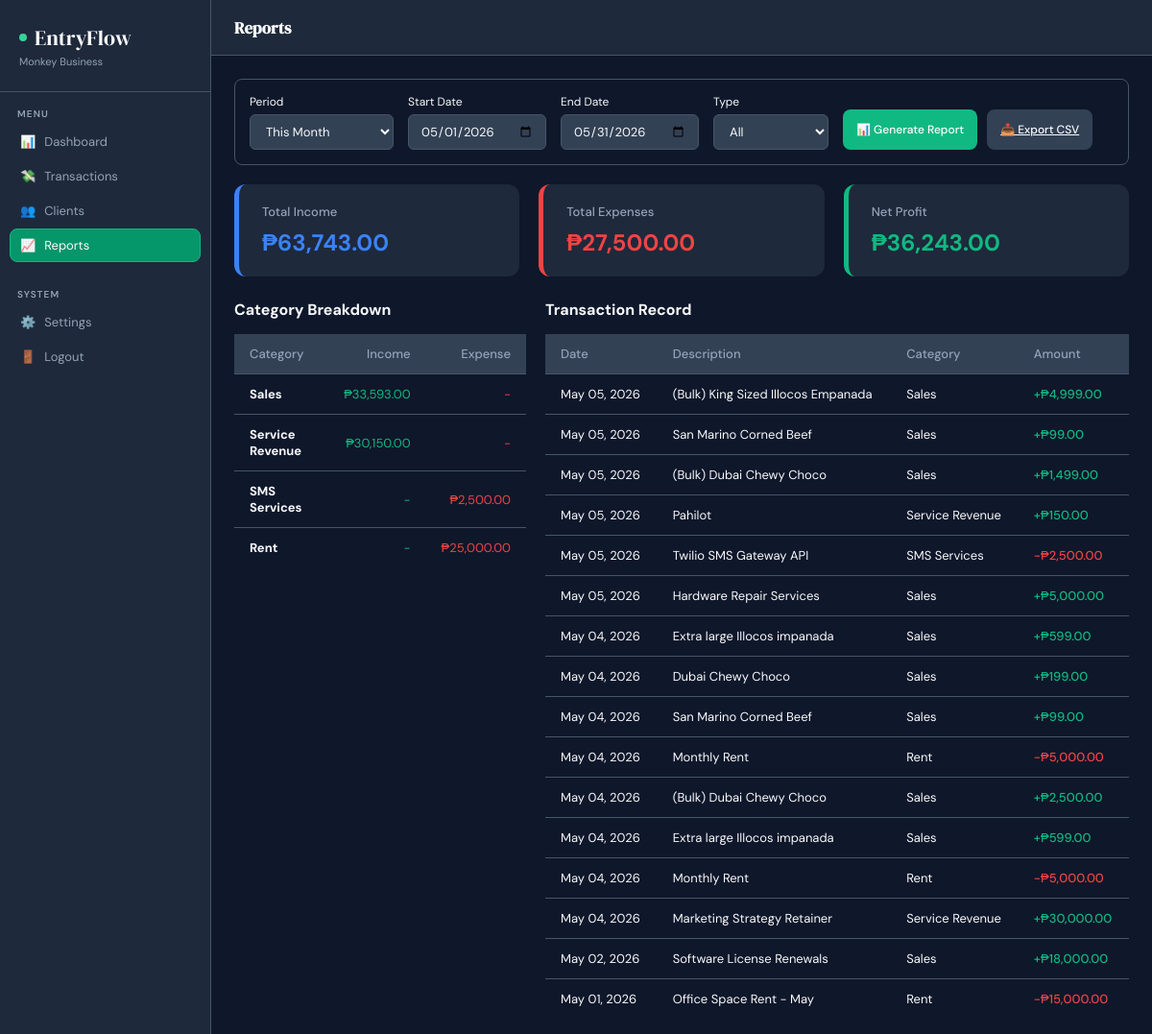
/reports.php (signed in), run on the app's committed database.
### tables this page shows
CREATE TABLE `categories` (
  `id` int(10) UNSIGNED NOT NULL,
  `user_id` int(10) UNSIGNED DEFAULT NULL COMMENT 'NULL = global default',
  `name` varchar(100) NOT NULL,
  `type` enum('income','expense') NOT NULL,
  `is_default` tinyint(1) NOT NULL DEFAULT 0,
  `created_at` datetime NOT NULL DEFAULT current_timestamp(),
  `updated_at` datetime NOT NULL DEFAULT current_timestamp() ON UPDATE current_timestamp()
);

CREATE TABLE `transactions` (
  `id` int(10) UNSIGNED NOT NULL,
  `user_id` int(10) UNSIGNED NOT NULL,
  `client_id` int(10) UNSIGNED DEFAULT NULL,
  `category_id` int(10) UNSIGNED DEFAULT NULL,
  `invoice_no` varchar(50) DEFAULT NULL,
  `description` varchar(255) NOT NULL,
  `amount` decimal(14,2) NOT NULL,
  `type` enum('income','expense') NOT NULL,
  `status` enum('paid','pending','overdue') NOT NULL DEFAULT 'pending',
  `transaction_date` date NOT NULL,
  `notes` text DEFAULT NULL,
  `created_at` datetime NOT NULL DEFAULT current_timestamp(),
  `updated_at` datetime NOT NULL DEFAULT current_timestamp() ON UPDATE current_timestamp()
);

### reports.php (the view, shortened to what this page needs)
<?php
$db = getDB();
$userId = (int)$_SESSION['user_id'];
$period = $_GET['period'] ?? 'this_month';
$startDate = $_GET['start_date'] ?? date('Y-m-01');
$endDate = $_GET['end_date'] ?? date('Y-m-t');
$type = $_GET['type'] ?? 'all';
$whereClause = "WHERE t.user_id = $userId";
if ($startDate) {
    $startEscaped = $db->real_escape_string($startDate);
    $whereClause .= " AND t.transaction_date >= '$startEscaped'";
}
if ($endDate) {
    $endEscaped = $db->real_escape_string($endDate);
    $whereClause .= " AND t.transaction_date <= '$endEscaped'";
}
$query = "
    SELECT t.*, c.name as client_name, cat.name as category_name
    FROM transactions t
    LEFT JOIN clients c ON t.client_id = c.id
    LEFT JOIN categories cat ON t.category_id = cat.id
    $whereClause
    ORDER BY t.transaction_date DESC
";
$transactions = $db->query($query)->fetch_all(MYSQLI_ASSOC);
$totals = ['income' => 0, 'expense' => 0];
$categoryBreakdown = [];
foreach ($transactions as $t) {
    $totals[$t['type']] += $t['amount'];
    $catName = $t['category_name'] ?? 'Uncategorized';
    if (!isset($categoryBreakdown[$catName])) {
        $categoryBreakdown[$catName] = ['income' => 0, 'expense' => 0];
    }
    $categoryBreakdown[$catName][$t['type']] += $t['amount'];
}
$grossProfit = $totals['income'] - $totals['expense'];
include 'includes/header.php';
?>
<form method="GET" action="reports.php" class="report-filters" style="display: flex; gap: 15px; align-items: flex-end; flex-wrap: wrap; margin-bottom: 20px; background: var(--surface); padding: 15px; border-radius: 8px; border: 1px solid var(--border-color);">
    <div>
        <label style="display: block; font-size: 12px; margin-bottom: 5px;">Period</label>
        <select name="period" id="periodSelect" class="sb" style="width: 150px;">
            <option value="this_month" <?= $period == 'this_month' ? 'selected' : '' ?>>This Month</option>
        </select>
    </div>
    <div>
        <label style="display: block; font-size: 12px; margin-bottom: 5px;">Start Date</label>
        <input type="date" name="start_date" id="startDate" class="sb" value="<?= htmlspecialchars($startDate) ?>">
    </div>
    <div>
        <label style="display: block; font-size: 12px; margin-bottom: 5px;">End Date</label>
        <input type="date" name="end_date" id="endDate" class="sb" value="<?= htmlspecialchars($endDate) ?>">
    </div>
    <div>
        <label style="display: block; font-size: 12px; margin-bottom: 5px;">Type</label>
        <select name="type" class="sb" style="width: 120px;">
            <option value="all" <?= $type == 'all' ? 'selected' : '' ?>>All</option>
        </select>
    </div>
    <div style="display: flex; gap: 10px;">
        <button type="submit" class="btn btn-primary" style="height: 42px;">📊 Generate Report</button>
        <a href="reports.php?period=<?= $period ?>&start_date=<?= $startDate ?>&end_date=<?= $endDate ?>&type=<?= $type ?>&export=csv" class="btn" style="height: 42px; display: flex; align-items: center; background: var(--surface-2); color: var(--text);">📥 Export CSV</a>
    </div>
</form>
<div class="grid-3">
    <div class="card-income">
        <h3>Total Income</h3>
        <h2><?= $sym ?><?= number_format($totals['income'], 2) ?></h2>
    </div>
    <div class="card-expense">
        <h3>Total Expenses</h3>
        <h2><?= $sym ?><?= number_format($totals['expense'], 2) ?></h2>
    </div>
    <div class="card-profit" <?= $grossProfit < 0 ? 'style="border-left-color: var(--danger) !important;"' : '' ?>>
        <h3>Net Profit</h3>
        <h2 <?= $grossProfit < 0 ? 'style="color: var(--danger) !important;"' : '' ?>>
            <?= $grossProfit < 0 ? '-' : '' ?><?= $sym ?><?= number_format(abs($grossProfit), 2) ?>
        </h2>
    </div>
</div>
<div class="grid" style="grid-template-columns: 1fr 2fr; margin-top: 20px;">
    <div class="table-responsive">
        <h3 style="margin: 0 0 15px 0; font-size: 16px;">Category Breakdown</h3>
        <table class="table">
            <thead>
                <tr>
                    <th>Category</th>
                    <th style="text-align: right;">Income</th>
                    <th style="text-align: right;">Expense</th>
                </tr>
            </thead>
            <tbody>
                <?php if (empty($categoryBreakdown)): ?>
                    <tr><td colspan="3" style="text-align: center; padding: 20px; color: var(--text-muted);">No data for this period.</td></tr>
                <?php else: ?>
                    <?php foreach ($categoryBreakdown as $catName => $amts): ?>
                        <tr>
                            <td><strong><?= htmlspecialchars($catName) ?></strong></td>
                            <td style="text-align: right; color: var(--primary);"><?= $amts['income'] > 0 ? $sym . number_format($amts['income'], 2) : '-' ?></td>
                            <td style="text-align: right; color: var(--danger);"><?= $amts['expense'] > 0 ? $sym . number_format($amts['expense'], 2) : '-' ?></td>
                        </tr>
                    <?php endforeach; ?>
                <?php endif; ?>
            </tbody>
        </table>
    </div>
    <div class="table-responsive">
        <h3 style="margin: 0 0 15px 0; font-size: 16px;">Transaction Record</h3>
        <table class="table">
            <thead>
                <tr>
                    <th>Date</th>
                    <th>Description</th>
                    <th>Category</th>
                    <th>Amount</th>
                </tr>
            </thead>
            <tbody>
                <?php if (empty($transactions)): ?>
                    <tr><td colspan="4" style="text-align: center; padding: 20px; color: var(--text-muted);">No transactions found.</td></tr>
                <?php else: ?>
                    <?php foreach ($transactions as $tx): ?>
                        <tr>
                            <td><?= date('M d, Y', strtotime($tx['transaction_date'])) ?></td>
                            <td><?= htmlspecialchars($tx['description']) ?></td>
                            <td><?= htmlspecialchars($tx['category_name'] ?? '—') ?></td>
                            <td class="<?= $tx['type'] === 'income' ? 'ap' : 'an' ?>">
                                <?= $tx['type'] === 'income' ? '+' : '-' ?><?= $sym ?><?= number_format($tx['amount'], 2) ?>
                            </td>
                        </tr>
                    <?php endforeach; ?>
                <?php endif; ?>
            </tbody>
        </table>
    </div>
</div>
<?php include 'includes/footer.php'; ?>

### includes/header.php (shortened to what this page needs)
<?php
$headerDb = getDB();
$headerUid = (int)($_SESSION['user_id'] ?? 0);
$adminInfo = $headerDb->query("SELECT business_name, currency FROM admins WHERE id = $headerUid")->fetch_assoc();
$bizName = $adminInfo['business_name'] ?? 'My Business';
$currCode = $adminInfo['currency'] ?? 'PHP';
$symbols = [
    'PHP' => '₱',
    'USD' => '$',
    'EUR' => '€',
    'GBP' => '£',
    'JPY' => '¥'
];
$sym = $symbols[$currCode] ?? '₱';
?>
<!DOCTYPE html>
<html lang="en">
<head>
    <link rel="stylesheet" href="assets/css/style.css?v=<?= time(); ?>">
</head>
<body>
    <aside class="sidebar">
        <div class="logo-wrap">
            <div class="logo"><div class="logo-dot"></div> EntryFlow</div>
            <div class="biz-name"><?= htmlspecialchars($bizName) ?></div>
        </div>
        <nav>
            <div class="nav-label">Menu</div>
            <a href="index.php" class="nav-item <?= basename($_SERVER['PHP_SELF']) == 'index.php' ? 'active' : '' ?>">
                <span class="ni-ic">📊</span> Dashboard
            </a>
            <a href="transactions.php" class="nav-item <?= basename($_SERVER['PHP_SELF']) == 'transactions.php' ? 'active' : '' ?>">
                <span class="ni-ic">💸</span> Transactions
            </a>
            <a href="clients.php" class="nav-item <?= basename($_SERVER['PHP_SELF']) == 'clients.php' ? 'active' : '' ?>">
                <span class="ni-ic">👥</span> Clients
            </a>
            <a href="reports.php" class="nav-item <?= basename($_SERVER['PHP_SELF']) == 'reports.php' ? 'active' : '' ?>">
                <span class="ni-ic">📈</span> Reports
            </a>
            <div class="nav-label" style="margin-top: 15px;">System</div>
            <a href="settings.php" class="nav-item <?= basename($_SERVER['PHP_SELF']) == 'settings.php' ? 'active' : '' ?>">
                <span class="ni-ic">⚙️</span> Settings
            </a>
            <a href="logout.php" class="nav-item">
                <span class="ni-ic">🚪</span> Logout
            </a>
        </nav>
    </aside>
    <main class="main">
        <header class="topbar">
            <h1 class="page-title">
                <?php
                    $pageName = basename($_SERVER['PHP_SELF'], ".php");
                    echo ucfirst($pageName === 'index' ? 'dashboard' : $pageName);
                ?>
            </h1>
        </header>
        <div class="content">

### assets/css/style.css (style rules this page uses)
:root { --primary: #10B981; --primary-dark: #059669; --primary-light: #34D399; --accent: #38BDF8; --bg-main: #0F172A; --surface-1: #1E293B; --surface-2: #334155; --border-color: #475569; --text-main: #F8FAFC; --text-muted: #94A3B8; --success: #10B981; --danger: #EF4444; --sidebar-width: 220px; }
*, *::before, *::after { box-sizing: border-box; margin: 0; padding: 0; }
body { font-family: 'DM Sans', sans-serif; background: var(--bg-main); color: var(--text-main); display: flex; height: 100vh; overflow: hidden; }
.sidebar { width: var(--sidebar-width); background: var(--surface-1); border-right: 1px solid var(--border-color); display: flex; flex-direction: column; flex-shrink: 0; padding-bottom: 24px; }
.logo-wrap { padding: 24px 20px; border-bottom: 1px solid var(--border-color); }
.logo { font-family: 'DM Serif Display', serif; font-size: 22px; display: flex; align-items: center; gap: 8px; }
.logo-dot { width: 8px; height: 8px; border-radius: 50%; background: var(--primary-light); }
.biz-name { font-size: 11px; color: var(--text-muted); margin-top: 3px; overflow: hidden; text-overflow: ellipsis; white-space: nowrap; }
nav { flex: 1; padding: 4px 10px; }
.nav-label { font-size: 10px; font-weight: 600; letter-spacing: 1.1px; color: var(--text-muted); text-transform: uppercase; padding: 12px 8px 5px; }
.nav-item { display: flex; align-items: center; gap: 9px; padding: 8px 10px; border-radius: 8px; font-size: 13px; color: var(--text-muted); cursor: pointer; transition: all 0.15s; margin-bottom: 1px; border: 1px solid transparent; text-decoration: none; }
.nav-item.active { background: var(--primary-dark); color: var(--text-main); border-color: var(--primary); }
.main { flex: 1; display: flex; flex-direction: column; overflow: hidden; }
.topbar { height: 58px; border-bottom: 1px solid var(--border-color); display: flex; align-items: center; padding: 0 24px; gap: 12px; background: var(--surface-1); flex-shrink: 0; }
.page-title { font-family: 'DM Serif Display', serif; font-size: 17px; flex: 1; }
.content { flex: 1; overflow-y: auto; padding: 24px; }
table { width: 100%; border-collapse: collapse; text-align: left; font-size: 13px; }
th { background: var(--surface-2); padding: 12px 16px; color: var(--text-muted); font-weight: 500; border-bottom: 1px solid var(--border-color); }
td { padding: 12px 16px; border-bottom: 1px solid var(--border-color); vertical-align: middle; }
tr:last-child td { border-bottom: none; }
.btn { padding: 7px 14px; border-radius: 8px; border: none; font-family: 'DM Sans', sans-serif; font-size: 12px; font-weight: 500; cursor: pointer; transition: all 0.15s; display: inline-flex; align-items: center; gap: 5px; }
.btn-primary { background: var(--primary); color: #fff; }
.ap { color: var(--success); font-weight: 500; }
.an { color: var(--danger); font-weight: 500; }
.sb { background: var(--surface-2); border: 1px solid var(--border-color); color: var(--text-main); padding: 8px 12px; border-radius: 6px; font-family: inherit; font-size: 13px; outline: none; transition: 0.2s; }
.grid { display: grid; grid-template-columns: repeat(4, 1fr); gap: 20px; margin-bottom: 24px; }
.grid-3 { display: grid; grid-template-columns: repeat(3, 1fr); gap: 20px; margin-bottom: 24px; }
.card-income, .card-expense, .card-profit, .card-pending { background-color: var(--surface-1) !important; border-radius: 12px !important; border-top: none !important; border-right: none !important; border-bottom: none !important; padding: 20px 20px 20px 24px !important; }
.card-income h3, .card-expense h3, .card-profit h3, .card-pending h3 { font-size: 13px; color: var(--text-muted); margin-bottom: 8px; font-weight: 500; }
.card-income { border-left: 5px solid #3B82F6 !important; }
.card-income h2 { color: #3B82F6; }
.card-expense { border-left: 5px solid var(--danger) !important; }
.card-expense h2 { color: var(--danger); }
.card-profit { border-left: 5px solid var(--primary) !important; }
.card-profit h2 { color: var(--primary); }

### data on the page
categories: name "Rent"
transactions: transaction_date "May 05, 2026", description "(Bulk) King Sized Illocos Empanada", category.name "Sales", user.currency "₱", amount "4,999.00"
transactions: transaction_date "May 05, 2026", description "San Marino Corned Beef", category.name "Sales", user.currency "₱", amount "99.00"
transactions: transaction_date "May 05, 2026", description "(Bulk) Dubai Chewy Choco", category.name "Sales", user.currency "₱", amount "1,499.00"
transactions: transaction_date "May 05, 2026", description "Pahilot", category.name "Service Revenue", user.currency "₱", amount "150.00"
transactions: transaction_date "May 05, 2026", description "Twilio SMS Gateway API", category.name "SMS Services", user.currency "₱", amount "2,500.00"
transactions: transaction_date "May 05, 2026", description "Hardware Repair Services", category.name "Sales", user.currency "₱", amount "5,000.00"
transactions: transaction_date "May 04, 2026", description "Extra large Illocos impanada", category.name "Sales", user.currency "₱", amount "599.00"
transactions: transaction_date "May 04, 2026", description "Dubai Chewy Choco", category.name "Sales", user.currency "₱", amount "199.00"
transactions: transaction_date "May 04, 2026", description "San Marino Corned Beef", category.name "Sales", user.currency "₱", amount "99.00"
transactions: transaction_date "May 04, 2026", description "Monthly Rent", category.name "Rent", user.currency "₱", amount "5,000.00"
transactions: transaction_date "May 04, 2026", description "(Bulk) Dubai Chewy Choco", category.name "Sales", user.currency "₱", amount "2,500.00"
transactions: transaction_date "May 04, 2026", description "Extra large Illocos impanada", category.name "Sales", user.currency "₱", amount "599.00"
transactions: transaction_date "May 04, 2026", description "Monthly Rent", category.name "Rent", user.currency "₱", amount "5,000.00"
transactions: transaction_date "May 04, 2026", description "Marketing Strategy Retainer", category.name "Service Revenue", user.currency "₱", amount "30,000.00"
transactions: transaction_date "May 02, 2026", description "Software License Renewals", category.name "Sales", user.currency "₱", amount "18,000.00"
transactions: transaction_date "May 01, 2026", description "Office Space Rent - May", category.name "Rent", user.currency "₱", amount "15,000.00"

### other printed values
$bizName "Monkey Business"
$pageName === 'index' ? 'dashboard' : $pageName "Reports"
$sym "₱"
$totals['income'] "63,743.00"
$totals['expense'] "27,500.00"
abs($grossProfit) "36,243.00"
$catName "Sales"
$amts['income'] "33,593.00"
$catName "Service Revenue"
$amts['income'] "30,150.00"
$catName "SMS Services"
$amts['expense'] "2,500.00"
$amts['expense'] "25,000.00"
